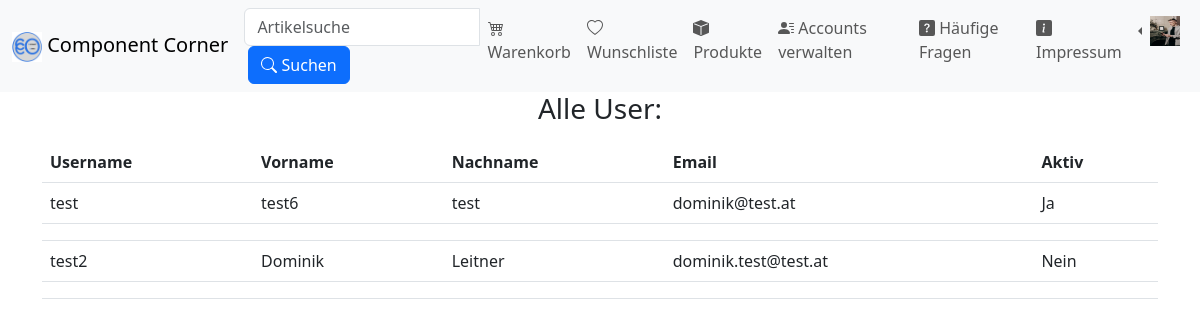
Page /index.php?site=userverwaltung (signed in) on the earlier database version.
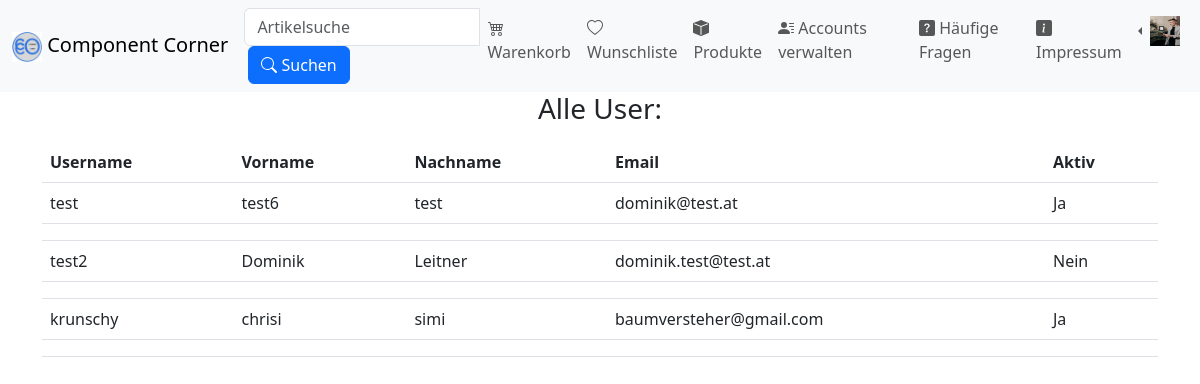
Same page on the later database version.
### tables this page shows
CREATE TABLE `accounts` (
  `VORNAME` varchar(50) DEFAULT NULL,
  `NACHNAME` varchar(50) DEFAULT NULL,
  `ADRESSE` varchar(100) DEFAULT NULL,
  `PLZ` int(10) DEFAULT NULL,
  `EMAIL` varchar(100) DEFAULT NULL,
  `PASSWORT` varchar(255) DEFAULT NULL,
  `USERNAME` varchar(50) DEFAULT NULL,
  `AKTIV` int(1) NOT NULL DEFAULT 1,
  `ID` int(255) NOT NULL,
  `IMAGE` varchar(255) NOT NULL DEFAULT 'default.jpg',
  `ROLE` int(1) NOT NULL DEFAULT 0
);

### inc/userverwaltung.php (the view, shortened to what this page needs)
<?php
function BinaryToYesNo($Bin){
    if($Bin==1)
    return 'Ja';
    else
    return 'Nein';
  }
if (isset($_SESSION['username'])){
require("./config/dbaccess.php");
$stmt = $mysql->prepare("SELECT * FROM accounts");
$stmt->execute();
echo '
<div class="container">
<div class="table-responsive">
<h2 class="topmargin h3 mb-3 font-weight-normal">Alle User:</h2>
<table class="table">
  <thead>
    <tr>
      <th scope="col">Username</th>
      <th scope="col">Vorname</th>
      <th scope="col">Nachname</th>
      <th scope="col">Email</th>
      <th scope="col">Aktiv</th>
    </tr>
  </thead>';
$counter=-1;
while($row= $stmt->fetch()){
  ++$counter;
  $safedRow[$counter]=$row;}
for($i=0; $i<=$counter; ++$i){
  $row=$safedRow[$i];
    echo '
<tbody>
  <tr data-toggle="collapse" data-target="#accordion'.$i.'" class="clickable">
  <td>'.$row[6].'</td>
  <td>'.$row[0].'</td>
  <td>'.$row[1].'</td>
  <td>'.$row[4].'</td>
  <td>'.BinaryToYesNo($row[7]).'</td>
</tr>
<tr>
<td colspan="6">
    <div id="accordion'.$i.'" class="collapse">
      <input name="username" type="text" class="form-control" id="Username" placeholder="'.$row[6].'">
      <input name="vorname" type="text" class="form-control" id="Vorname" placeholder="'.$row[0].'">
      <input name="nachname" type="text" class="form-control" id="Nachname" placeholder="'.$row[1].'">
      <option value="none" selected disabled hidden>'.BinaryToYesNo($row[7]).'</option>
    <option value="none" selected disabled hidden>'.BinaryToYesNo($row[10]).'</option>
    <input name="email" type="email" class="form-control" id="Email" placeholder="'.$row[4].'">
      <input name="adresse" type="text" class="form-control" id="Adresse" placeholder="'.$row[2].'">
      <input name="plz" type="text" class="form-control" id="PLZ" placeholder="'.$row[3].'">
<input type="hidden" name="id" value="'.$row[8].'" >
<div>';
}
echo '
</tbody>
</table>
</div>';
  }
?>

### inc/navbar.php (shortened to what this page needs)
<nav class="navbar navbar-expand-lg bg-light">
  <div class="container-fluid">
    <a class="navbar-brand" href="index.php?site=home"><img src="res/img/logo.jpg" width="30px" height="30px"> Component
      Corner</a>
    <div class="collapse navbar-collapse" id="navbarNavAltMarkup">
      <ul class="navbar-nav ms-auto">
        <li class="nav-item">
          <form class="form-inline" method="GET" action="index.php?site=home">
            <div class="input-group">
              <input class="form-control mr-sm-2" type="search" placeholder="Artikelsuche" aria-label="Search" name="search" style="width: 200px;">
              <div class="input-group-append">
                <button class="btn btn-primary my-2 my-sm-0" type="submit" style="margin-left: 5px;" data-bs-toggle="tooltip" data-bs-placement="bottom" title="Suche über Artikelnamen möglich">
                  Suchen
                </button>
              </div>
            </div>
          </form>
        </li>
        <?php if (isset($_SESSION['username']))
        {
        ?>
          <li class="nav-item align-items-center">
            <a class="nav-link" href="index.php?site=chart">
              Warenkorb
            </a>
          </li>
          <li class="nav-item">
            <a class="nav-link" href="index.php?site=wishlist">
              Wunschliste
            </a>
          </li>
          <li class="nav-item">
            <a class="nav-link" href="index.php?site=shop">
              Produkte
            </a>
          </li>
          <?php
          require("./config/dbaccess.php");
          $stmt = $mysql->prepare("SELECT ROLE FROM accounts WHERE USERNAME = :username");
          $stmt->bindParam(":username", $_SESSION["username"]);
          $stmt->execute();
          $row = $stmt->fetch();
          if ($row["ROLE"] == 1) { ?>
            <li class="nav-item">
              <a class="nav-link" href="index.php?site=userverwaltung">
                Accounts verwalten
              </a>
            </li>
          <?php } ?>
          <li class="nav-item">
            <a class="nav-link" href="index.php?site=hilfe">
              Häufige Fragen
            </a>
          </li>
          <li class="nav-item">
            <a class="nav-link" href="index.php?site=impressum">
              Impressum
            </a>
          </li>
          <?php
          require("./config/dbaccess.php");
          $stmt = $mysql->prepare("SELECT IMAGE FROM accounts WHERE USERNAME = :username");
          $stmt->bindParam(":username", $_SESSION["username"]);
          $stmt->execute();
          $row = $stmt->fetch();
          $image_name = $row["IMAGE"] ?? "default.jpg";
          $image_path = "./res/img/user/" . $image_name;
          ?>
          <div class="dropstart">
            <li class="nav-item">
              <a class="nav-link dropdown-toggle" href="#" id="navbarDropdownMenuLink" data-bs-toggle="dropdown" aria-haspopup="true" aria-expanded="false">
                <img src="<?php echo $image_path ?>" width="30" height="30" alt="">
              </a>
            </li>
          </div>
        <?php } ?>
      </ul>
    </div>
  </div>
</nav>

Differences in the rows shown:
added accounts: USERNAME "krunschy", VORNAME "chrisi", NACHNAME "simi", EMAIL "baumversteher@gmail.com", AKTIV "Ja"
